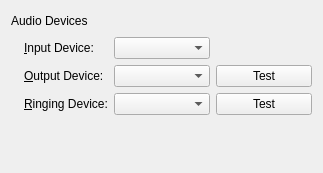
<?xml version="1.0" encoding="UTF-8"?>
<ui version="4.0">
 <class>WizardAudio</class>
 <widget class="QWidget" name="WizardAudio">
  <property name="geometry">
   <rect>
    <x>0</x>
    <y>0</y>
    <width>323</width>
    <height>173</height>
   </rect>
  </property>
  <layout class="QGridLayout" name="gridLayout">
   <item row="0" column="0">
    <widget class="QLabel" name="wizardTittleLabel">
     <property name="text">
      <string>Audio Devices</string>
     </property>
    </widget>
   </item>
   <item row="0" column="1">
    <spacer name="horizontalSpacer">
     <property name="orientation">
      <enum>Qt::Horizontal</enum>
     </property>
     <property name="sizeHint" stdset="0">
      <size>
       <width>229</width>
       <height>20</height>
      </size>
     </property>
    </spacer>
   </item>
   <item row="1" column="0" colspan="2">
    <layout class="QGridLayout">
     <property name="margin">
      <number>0</number>
     </property>
     <property name="spacing">
      <number>6</number>
     </property>
     <item row="1" column="2">
      <widget class="QComboBox" name="outputDeviceComboBox"/>
     </item>
     <item row="0" column="1">
      <widget class="QLabel" name="label">
       <property name="sizePolicy">
        <sizepolicy hsizetype="Fixed" vsizetype="Fixed">
         <horstretch>0</horstretch>
         <verstretch>0</verstretch>
        </sizepolicy>
       </property>
       <property name="text">
        <string>&amp;Input Device:</string>
       </property>
       <property name="buddy">
        <cstring>inputDeviceComboBox</cstring>
       </property>
      </widget>
     </item>
     <item row="1" column="1">
      <widget class="QLabel" name="label_2">
       <property name="sizePolicy">
        <sizepolicy hsizetype="Fixed" vsizetype="Fixed">
         <horstretch>0</horstretch>
         <verstretch>0</verstretch>
        </sizepolicy>
       </property>
       <property name="text">
        <string>&amp;Output Device:</string>
       </property>
       <property name="buddy">
        <cstring>outputDeviceComboBox</cstring>
       </property>
      </widget>
     </item>
     <item row="1" column="0">
      <widget class="QLabel" name="label_5">
       <property name="sizePolicy">
        <sizepolicy hsizetype="Fixed" vsizetype="Fixed">
         <horstretch>0</horstretch>
         <verstretch>0</verstretch>
        </sizepolicy>
       </property>
       <property name="pixmap">
        <pixmap resource="../../../../resources/wengophone.qrc">:/pics/wizard/headphone.png</pixmap>
       </property>
      </widget>
     </item>
     <item row="2" column="0">
      <widget class="QLabel" name="label_6">
       <property name="sizePolicy">
        <sizepolicy hsizetype="Fixed" vsizetype="Fixed">
         <horstretch>0</horstretch>
         <verstretch>0</verstretch>
        </sizepolicy>
       </property>
       <property name="pixmap">
        <pixmap resource="../../../../resources/wengophone.qrc">:/pics/wizard/headphone.png</pixmap>
       </property>
      </widget>
     </item>
     <item row="2" column="1">
      <widget class="QLabel" name="label_3">
       <property name="sizePolicy">
        <sizepolicy hsizetype="Fixed" vsizetype="Fixed">
         <horstretch>0</horstretch>
         <verstretch>0</verstretch>
        </sizepolicy>
       </property>
       <property name="text">
        <string>&amp;Ringing Device:</string>
       </property>
       <property name="buddy">
        <cstring>ringingDeviceComboBox</cstring>
       </property>
      </widget>
     </item>
     <item row="2" column="2">
      <widget class="QComboBox" name="ringingDeviceComboBox"/>
     </item>
     <item row="0" column="2">
      <widget class="QComboBox" name="inputDeviceComboBox"/>
     </item>
     <item row="0" column="0">
      <widget class="QLabel" name="label_4">
       <property name="sizePolicy">
        <sizepolicy hsizetype="Fixed" vsizetype="Fixed">
         <horstretch>0</horstretch>
         <verstretch>0</verstretch>
        </sizepolicy>
       </property>
       <property name="pixmap">
        <pixmap resource="../../../../resources/wengophone.qrc">:/pics/wizard/microphone.png</pixmap>
       </property>
      </widget>
     </item>
     <item row="1" column="3">
      <widget class="QPushButton" name="testOutputDeviceButton">
       <property name="text">
        <string>Test</string>
       </property>
      </widget>
     </item>
     <item row="2" column="3">
      <widget class="QPushButton" name="testRingingDeviceButton">
       <property name="text">
        <string>Test</string>
       </property>
      </widget>
     </item>
    </layout>
   </item>
   <item row="2" column="1">
    <spacer name="verticalSpacer">
     <property name="orientation">
      <enum>Qt::Vertical</enum>
     </property>
     <property name="sizeHint" stdset="0">
      <size>
       <width>20</width>
       <height>37</height>
      </size>
     </property>
    </spacer>
   </item>
  </layout>
 </widget>
 <tabstops>
  <tabstop>inputDeviceComboBox</tabstop>
  <tabstop>outputDeviceComboBox</tabstop>
  <tabstop>testOutputDeviceButton</tabstop>
  <tabstop>ringingDeviceComboBox</tabstop>
  <tabstop>testRingingDeviceButton</tabstop>
 </tabstops>
 <resources>
  <include location="../../../../resources/wengophone.qrc"/>
  <include location="../../../../resources/wengophone.qrc"/>
  <include location="../../../../resources/wengophone.qrc"/>
  <include location="../../../../resources/wengophone.qrc"/>
  <include location="../../../../resources/wengophone.qrc"/>
  <include location="../../../../resources/wengophone.qrc"/>
  <include location="../../../../resources/wengophone.qrc"/>
 </resources>
 <connections/>
</ui>
